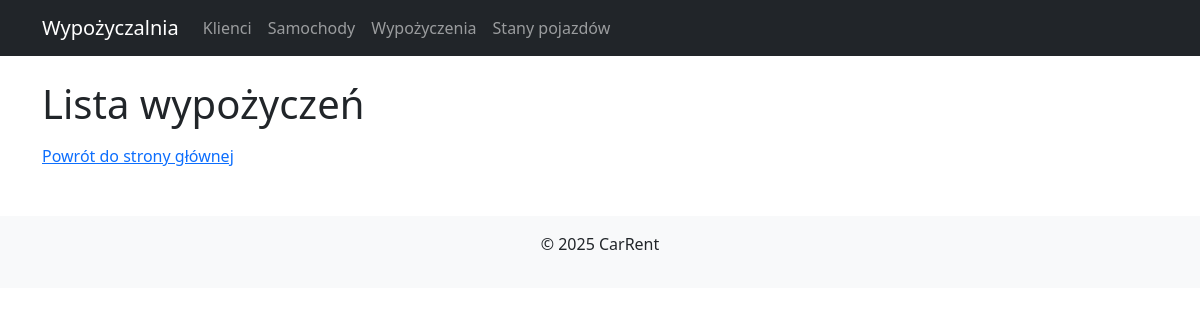
Page /carrent/rentals/ on the earlier database version.
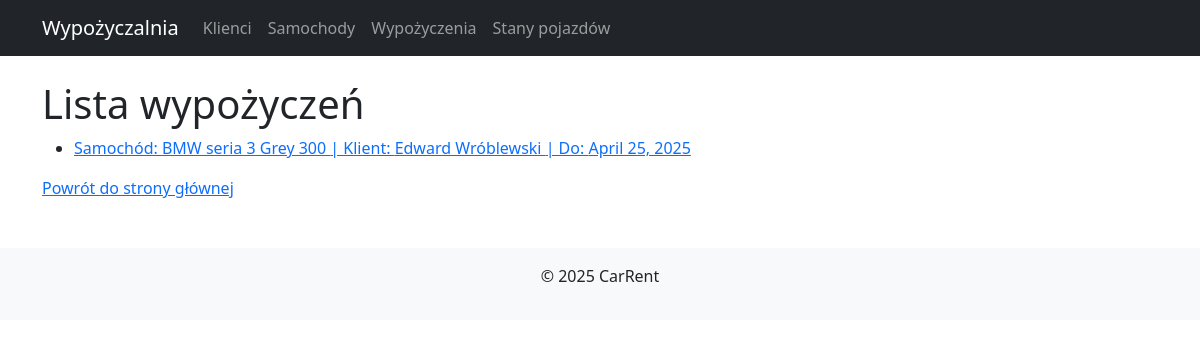
Same page on the later database version.
### carrent/models.py (models this page shows, shortened)
class Rental(models.Model):
    car = models.ForeignKey(Car, null=True, blank=True, on_delete=models.RESTRICT)
    untill = models.DateField()
    client = models.ForeignKey(Client, null=True, blank=True, on_delete=models.CASCADE)

class Car(models.Model):
    id = models.IntegerField(primary_key=True)
    brand = models.CharField(max_length=50)
    model = models.CharField(max_length=50)
    color = models.CharField(max_length=50)
    hp = models.IntegerField()
    drive = models.CharField(max_length=50)
    condition = models.ForeignKey(Condition, null=True, blank=True, on_delete=models.CASCADE)
    def __str__(self):
        return f"{self.brand} {self.model} {self.color} {self.hp}"
    class Meta:
        ordering = ['id', 'brand']

class Client(models.Model):
    firstname = models.CharField(max_length=50)
    lastname = models.CharField(max_length=50)
    age = models.IntegerField()
    drivingLicense = models.BooleanField(default=True)
    drivingLicenseUntill = models.DateField()
    def __str__(self):
        return f"{self.firstname} {self.lastname}"
    class Meta:
        ordering = ['firstname', 'lastname']

### carrent/views.py (the view)
# urls.py: path('rentals/', views.rental_list, name='rental_list'),
def rental_list(request):
    if request.method == 'POST':
        rentals = Rental.objects.filter(untill__icontains=request.POST['phrase'])
    else:
        rentals = Rental.objects.all()
    return render(request,
                  "carrent/rental/list.html",
                  {'rentals': rentals})

### carrent/templates/carrent/rental/list.html
{% extends 'carrent/base.html' %}
{% block content %}
<h1>Lista wypożyczeń</h1>
<ul>
    {% for rental in rentals %}
        <li>
            <a href="{% url 'rental_detail' rental.id %}">
                Samochód: {{ rental.car }} | Klient: {{ rental.client }} | Do: {{ rental.untill }}
            </a>
        </li>
    {% endfor %}
</ul>
<a href="{% url 'home' %}">Powrót do strony głównej</a>
{% endblock %}

Differences in the rows shown:
added Rental: car "BMW seria 3 Grey 300", client "Edward Wróblewski", untill "April 25, 2025"
